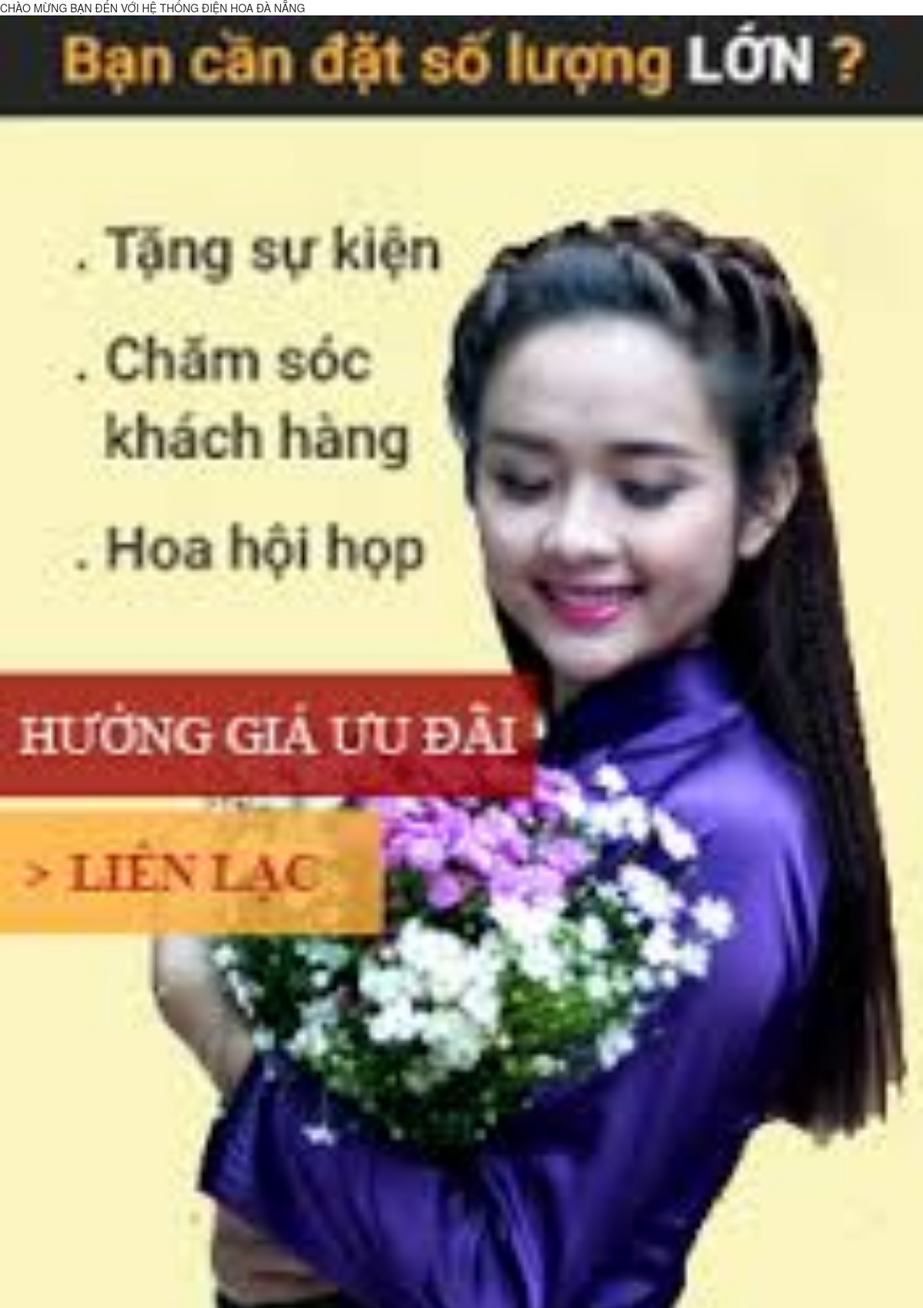
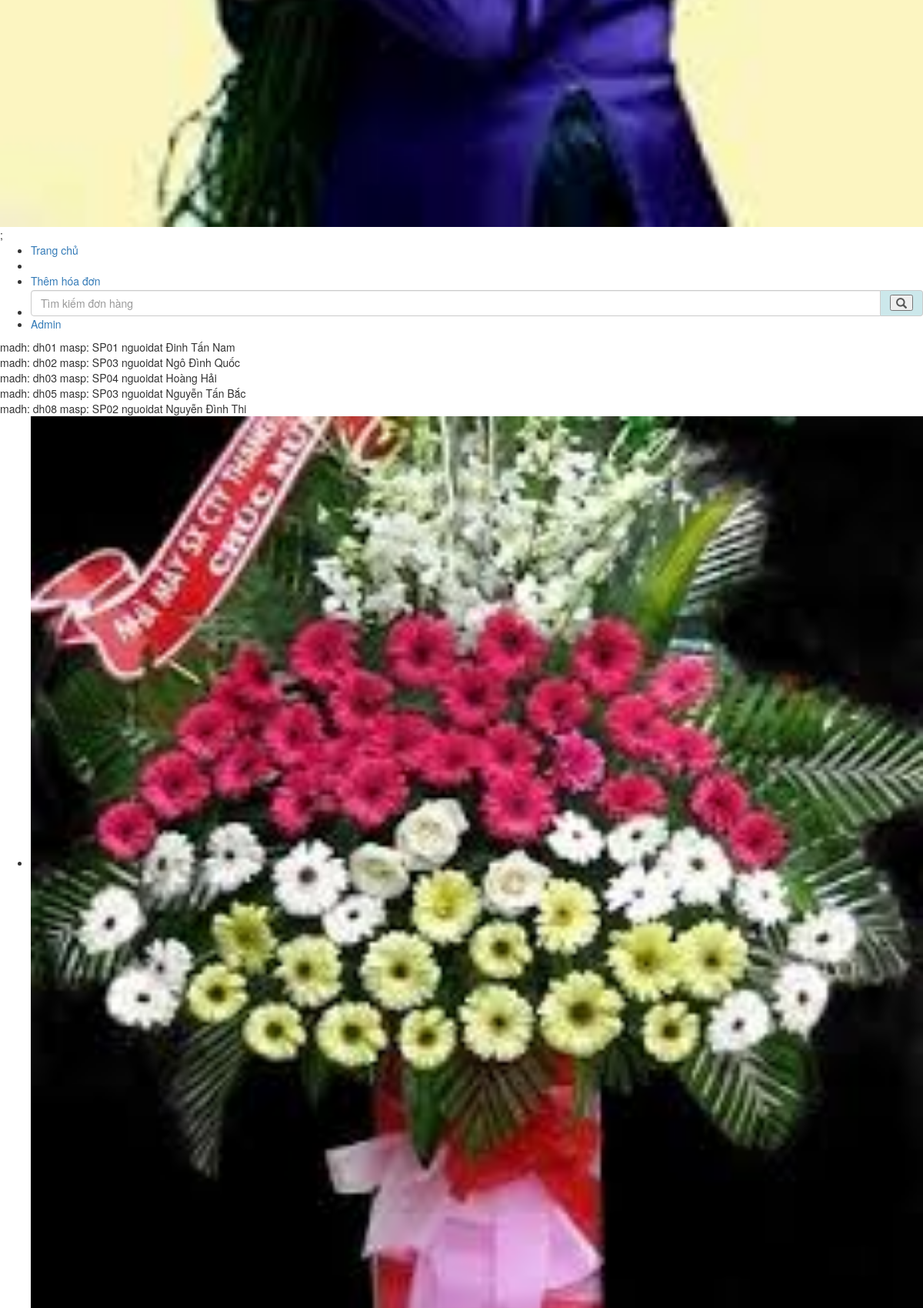
/ho.php (upper part), run on the app's committed database (2 pictures, top to bottom).
### tables this page shows
CREATE TABLE IF NOT EXISTS `donhang` (
  `madh` varchar(20) NOT NULL,
  `masp` varchar(20) NOT NULL,
  `nguoidat` text NOT NULL,
  `sdtnguoidat` text NOT NULL,
  `nguoinhan` text NOT NULL,
  `sdtnguoinhan` text NOT NULL,
  `diachinhan` text NOT NULL,
  `thoigian` datetime NOT NULL,
  `dongia` text NOT NULL
);

### ho.php (the view, shortened to what this page needs)
<!DOCTYPE html>
<html>
<head>
 	<link rel="stylesheet" type="text/css" href="handle/css/style.css">
 	<link rel="stylesheet" href="handle/css/bootstrap.min.css">
</head>
<body>
<?php
	$conn=mysqli_connect("localhost", "root","");
?>
	<div class="header">
		<?php
			include("hd.php");
		?>
	</div>
	<div class="content">
		<div class="l-content">
			<?php
				include("lf.php");
			?>
		</div>
		<div class="c-content">
			<div class="menu">
				<?php
					include("menu.php");
				?>
			</div>
			<div class="show">
				<?php
					mysqli_query($conn,"SET NAMES UTF8");
					mysqli_select_db($conn,"dienhoa");
					$query= "SELECT madh, masp, nguoidat FROM donhang";
					$result= mysqli_query($conn, $query);
					if(mysqli_num_rows($result)>0){
						while ($row= mysqli_fetch_assoc($result)){
							echo "madh: " .$row["madh"]. "  masp: ".$row["masp"]. " nguoidat ". $row["nguoidat"] ."<br>";
						}
					}else{
						echo "0 result";
					}
				 ?>
			</div>
		</div>
		<div class="r-content">
			<?php
				include("ri.php");
			?>
		</div>
	</div>
</body>
</html>

### hd.php (shortened to what this page needs)
<!DOCTYPE html>
<html>
<head>
 	<link rel="stylesheet" type="text/css" href="handle/css/style.css">
 	<link rel="stylesheet" href="handle/css/bootstrap.min.css">
</head>
<body>
	<div class="header">
		<marquee hspace= "30px" vspace="30px"> CHÀO MỪNG BẠN ĐẾN VỚI HỆ THỐNG ĐIỆN HOA ĐÀ NẴNG</marquee>
	</div>
</body>
</html>

### lf.php (shortened to what this page needs)
<!DOCTYPE html>
<html>
<head>
 	<link rel="stylesheet" type="text/css" href="handle/css/style.css">
 	<link rel="stylesheet" href="handle/css/bootstrap.min.css">
</head>
<body>
		<div class="l-content" style="width: 100%">
			<img src="img/dathang.jpg" alt="" style="width:100%">;
		</div>
</body>
</html>

### menu.php (shortened to what this page needs)
<!DOCTYPE html>
<html>
<head>
 	<link rel="stylesheet" type="text/css" href="handle/css/style.css">
 	<link rel="stylesheet" href="handle/css/bootstrap.min.css">
</head>
<body>
				<ul class="menu-ul" style="width: 100%">
					<li class="menu-li"><a href="" class="menu-a">Trang chủ</a></li>
					<li class="menu-li"><a href="" class="menu-a"></a></li>
					<li class="menu-li"><a href="" class="menu-a">Thêm hóa đơn</a></li>
					<li class="menu-li" style="padding-top:2px">
						<div id="imaginary_container" class="menu-search">
							<div class="input-group stylish-input-group">
								<input type="text" class="form-control"  placeholder="Tìm kiếm đơn hàng" >
								<span class="input-group-addon">
									<button type="submit">
										<span class="glyphicon glyphicon-search"></span>
									</button>
								</span>
							</div>
						</div>
					</li>
					<li class="menu-li"><a href="" class="menu-a">Admin</a></li>
				</ul>
</body>
</html>

### ri.php (shortened to what this page needs)
<!DOCTYPE html>
<html>
<head>
 	<link rel="stylesheet" type="text/css" href="handle/css/style.css">
 	<link rel="stylesheet" href="handle/css/bootstrap.min.css">
</head>
<body>
		<div class="r-content" style="width: 100%">
			<ul class="r-content-ul">
				<li class="r-content-li"><img src="img/langhoa.jpg" alt="" style="width:100%"></li>
			</ul>
		</div>
</body>
</html>

### handle/css/style.css (style rules this page uses)
input { padding: 10px; }
.input-group-addon { padding: 0 12px !important; background: #cce8eb !important; }

### data on the page
donhang: madh "dh01", masp "SP01", nguoidat "Đinh Tấn Nam"
donhang: madh "dh02", masp "SP03", nguoidat "Ngô Đình Quốc"
donhang: madh "dh03", masp "SP04", nguoidat "Hoàng Hải"
donhang: madh "dh05", masp "SP03", nguoidat "Nguyễn Tấn Bắc"
donhang: madh "dh08", masp "SP02", nguoidat "Nguyễn Đình Thi"
